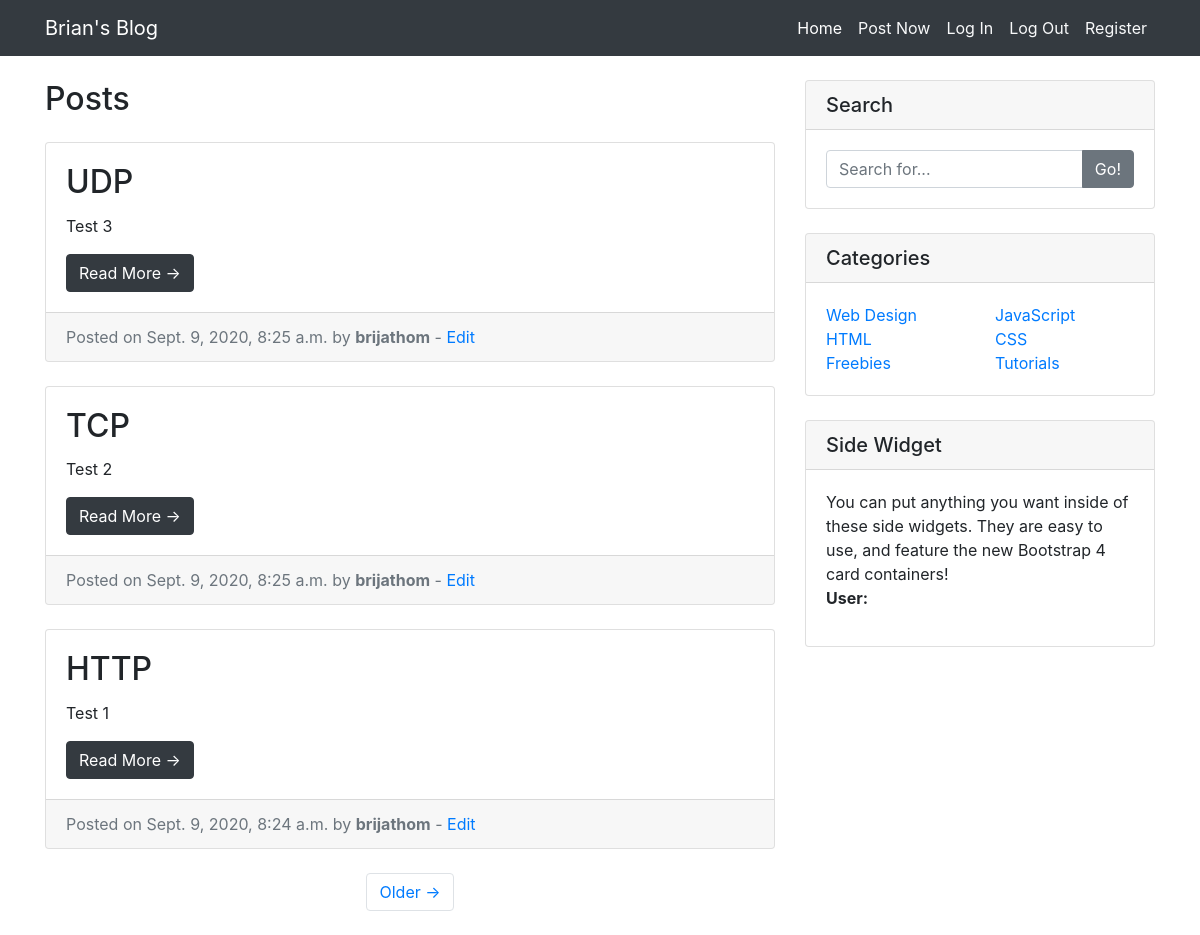
Before: / with the older database file.
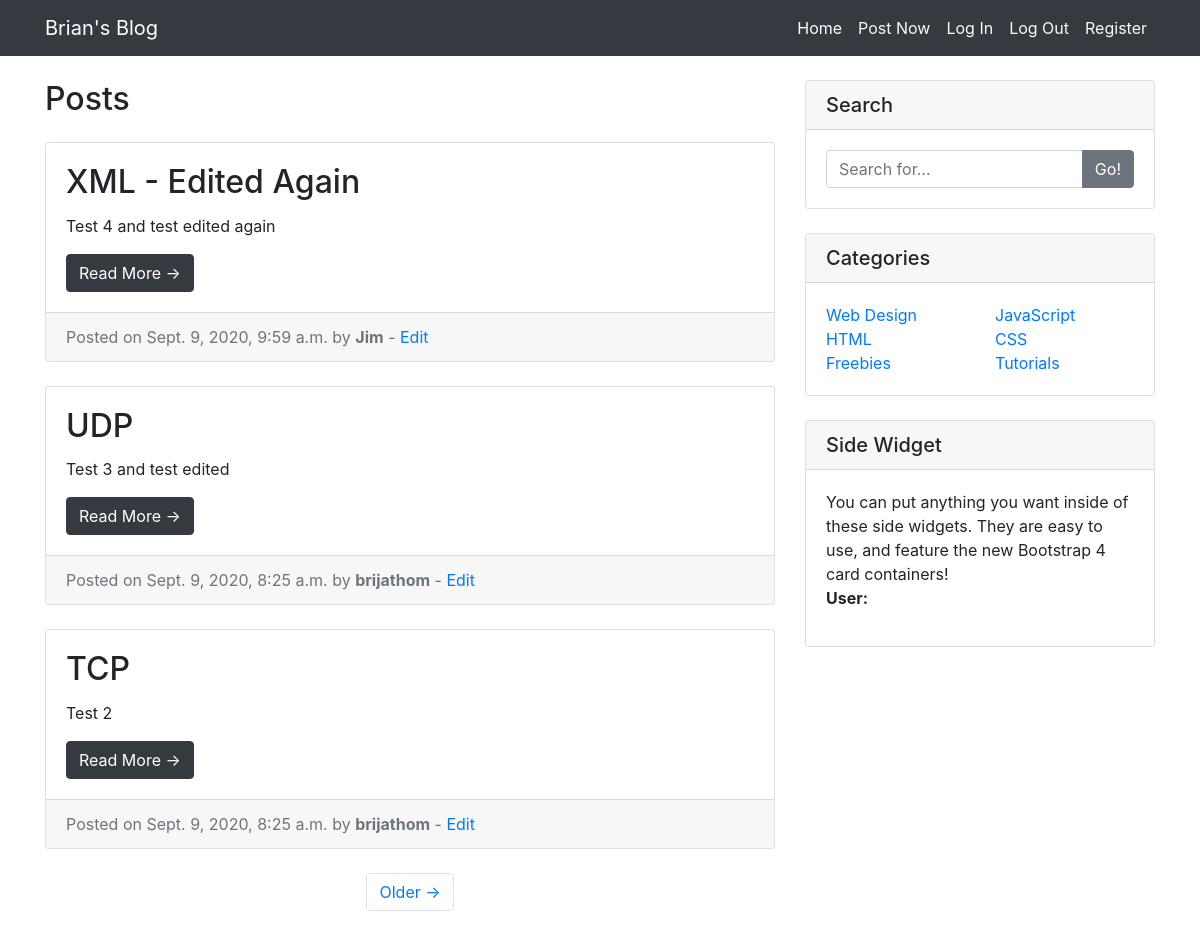
After: the same page with the newer database file.
### entries/models.py (models this page shows, shortened)
class Entry(models.Model):
    entry_title = models.CharField(max_length=50)
    entry_text = models.TextField()
    entry_date = models.DateTimeField(auto_now_add=True)
    entry_author = models.ForeignKey(User, on_delete=models.CASCADE)
    class Meta:
        verbose_name_plural = "Entries"

### entries/views.py (the view)
# urls.py: path('', HomeView.as_view(), name='blog_home'),
class HomeView(ListView):
    model = Entry
    template_name = 'entries/index.html'
    context_object_name = 'blog_entries'
    ordering = ['-entry_date']
    paginate_by = 3

### entries/templates/entries/index.html (shortened to what this page needs)
{% extends "entries/base.html" %} {% block content %}
<div class="col-md-8">
    <h2 class="my-4">Posts</h2>
    {% for entry in blog_entries %}
    <div class="card mb-4">
        <div class="card-body">
            <h2 class="card-title">{{ entry.entry_title }}</h2>
            <p class="card-text">{{ entry.entry_text|truncatechars:100 }}</p>
            <a href="{% url 'entry_detail' entry.pk %}" class="btn btn-dark">Read More &rarr;</a>
        </div>
        <div class="card-footer text-muted">
            Posted on {{ entry.entry_date }} by
            <strong>{{ entry.entry_author }}</strong> -
            <a href="{% url 'update_entry' entry.pk %}">Edit</a>
        </div>
    </div>
    {% endfor %} {% if is_paginated %}
    <ul class="pagination justify-content-center mb-4">
         {% if page_obj.has_next %}
        <li class="page-item">
            <a class="page-link" href="?page={{ page_obj.next_page_number }}">Older &rarr;</a>
        </li>
        {% endif %}
    </ul>
    {% endif %}
</div>
{% endblock %}

Changed rows visible on the page:
no longer on this page (row unchanged): Entry: entry_title "HTTP", entry_text "Test 1", entry_date "Sept. 9, 2020, 8:24 a.m.", entry_author "brijathom"
added Entry: entry_title "XML - Edited Again", entry_text "Test 4 and test edited again", entry_date "Sept. 9, 2020, 9:59 a.m.", entry_author "Jim"
changed Entry "UDP": entry_text "Test 3" → "Test 3 and test edited"
